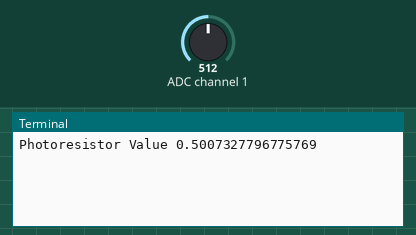
Simulated run of this program. Board: Raspberry Pi (BCM pin numbers). On the bench: the last lines printed to the terminal. Inputs (shaded band) come from the test bench; at power-on: ADC channel 1 = 512 (analog values on the 0–1023 scale).

Above: at 1.2 s.
1.3 s: ADC channel 1 set to 716
At 2.7 s:
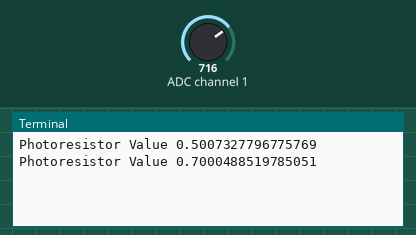
4.0 s: ADC channel 1 set to 900
At 5.4 s:
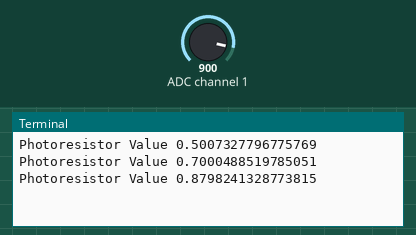
Timing chart, 0 to 7.0 s (numbered marks = the images above; inputs shaded):
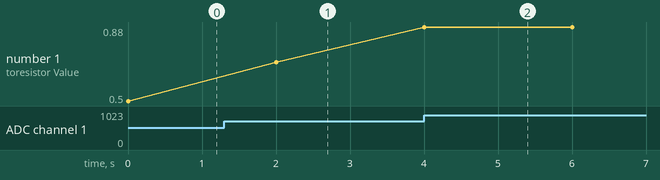

Measured:
- after the input at 1.3 s, the terminal: prints a new line after 0.70 s (image 1)
- after the input at 4.0 s, the terminal: prints a new line at once (image 2)
- plotted number 1: 0.5 → 0.7 after the input at 1.3 s, 0.7 → 0.88 after the input at 4.0 s

The program:

mcp3008_and_ldr.py
```python
from gpiozero import MCP3008
import time

# Create an MCP3008 object on channel 0 (CH0)
ldr = MCP3008(channel=1)

try:
    while True:
        print(f"Photoresistor Value {ldr.value}")
        time.sleep(2)

except KeyboardInterrupt:
    print("Stopped by user")
```
